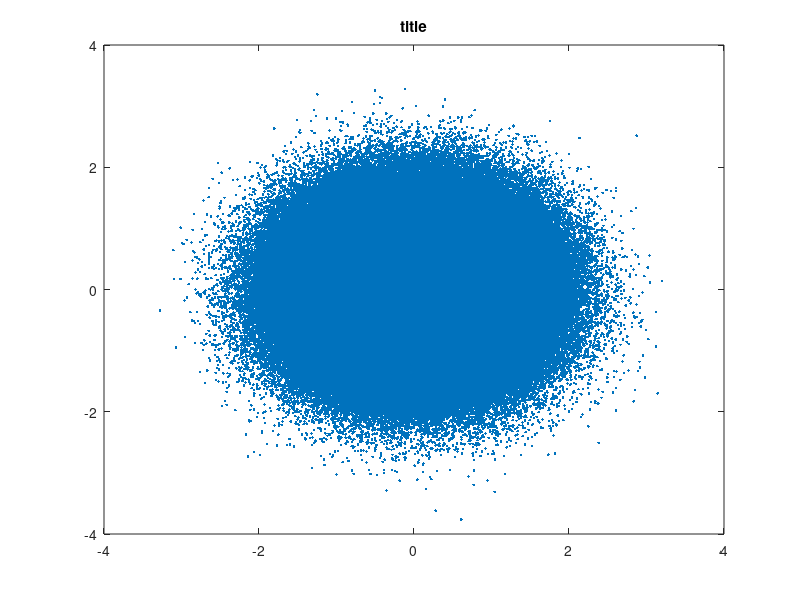

Write the MATLAB code that produced this figure. (Note: this script raises an error after producing the figure.)
clear, clc, close all

Ts = 0.1e-3;                    %symbol time Ts in s
Ns = 1e6;                       %number of samples per channel
N = 500;                        %filterlength
fD = 55;                    	%doppler shift in Hz

                                    %create filter 
n=(-N:N)*Ts;
g = besselj(1/4,2*pi*fD*abs(n))./nthroot(abs(n),4);
g(N+1) = nthroot((pi*fD),4)/gamma(5/4);

g = g./sqrt(sum(g.^2));             %g should be unit energy

x = (randn(1,Ns)+1i*randn(1,Ns));
x = (x-mean(x))./std(x);                      %zero mean and unit variance
c = conv(x,g,'same');                   %convolve x with g, parameter 'same' removes the first and last N samples 
c = c./ sqrt(var(c));

figure(1);
plot(real(x), imag(x), '.'), title('title');

figure(2);
histogram(real(c),'Normalization','probability');
ylabel('probability density');
print -depsc pdf_filter_real_gauss;

figure(3);
histogram(imag(c),'Normalization','probability');
ylabel('probability density');
print -depsc pdf_filter_imag_gauss;

figure(4);
histogram(abs(x),'Normalization','probability');
ylabel('probability density');
print -depsc pdf_filter_rayleigh;

variance = var(c)              %should be 1
expectation = mean(c)          %should be 0